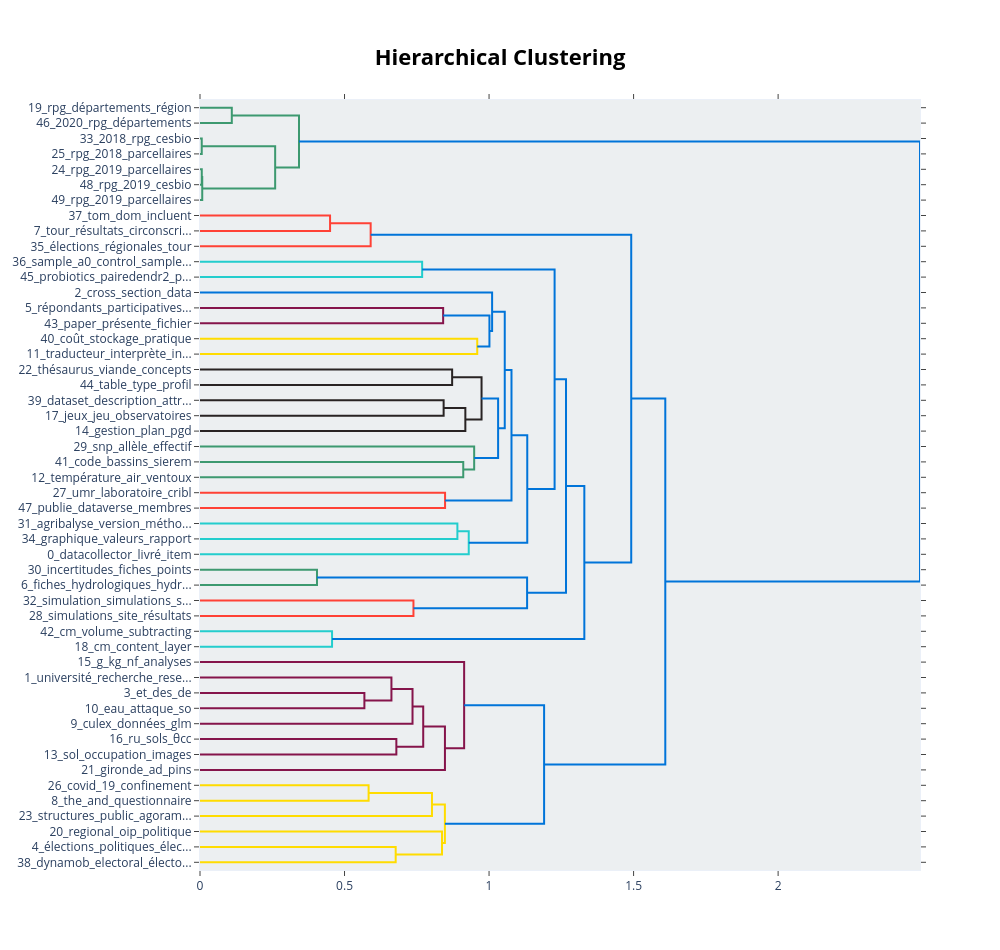

The cell this chart's notebook holds for it:
### Code cell
topic_model.visualize_hierarchy(top_n_topics=50)

### Figure 1 — Plotly figure (JSON) as saved in the notebook; plotly's stock layout.template omitted (floating-point values rounded to 4 significant figures)
{"data": [{"hoverinfo": "text", "marker": {"color": "rgb(61,153,112)"}, "mode": "lines", "type": "scatter", "x": [0, 0.11, 0.11, 0], "xaxis": "x", "y": [-5, -5, -15, -15], "yaxis": "y"}, {"hoverinfo": "text", "marker": {"color": "rgb(61,153,112)"}, "mode": "lines", "type": "scatter", "x": [0, 0.006013, 0.006013, 0], "xaxis": "x", "y": [-25, -25, -35, -35], "yaxis": "y"}, {"hoverinfo": "text", "marker": {"color": "rgb(61,153,112)"}, "mode": "lines", "type": "scatter", "x": [0, 0.006169, 0.006169, 0], "xaxis": "x", "y": [-45, -45, -55, -55], "yaxis": "y"}, {"hoverinfo": "text", "marker": {"color": "rgb(61,153,112)"}, "mode": "lines", "type": "scatter", "x": [0.006169, 0.007735, 0.007735, 0], "xaxis": "x", "y": [-50, -50, -65, -65], "yaxis": "y"}, {"hoverinfo": "text", "marker": {"color": "rgb(61,153,112)"}, "mode": "lines", "type": "scatter", "x": [0.006013, 0.26, 0.26, 0.007735], "xaxis": "x", "y": [-30, -30, -57.5, -57.5], "yaxis": "y"}, {"hoverinfo": "text", "marker": {"color": "rgb(61,153,112)"}, "mode": "lines", "type": "scatter", "x": [0.11, 0.3425, 0.3425, 0.26], "xaxis": "x", "y": [-10, -10, -43.75, -43.75], "yaxis": "y"}, {"hoverinfo": "text", "marker": {"color": "rgb(255,65,54)"}, "mode": "lines", "type": "scatter", "x": [0, 0.4499, 0.4499, 0], "xaxis": "x", "y": [-75, -75, -85, -85], "yaxis": "y"}, {"hoverinfo": "text", "marker": {"color": "rgb(255,65,54)"}, "mode": "lines", "type": "scatter", "x": [0.4499, 0.5904, 0.5904, 0], "xaxis": "x", "y": [-80, -80, -95, -95], "yaxis": "y"}, {"hoverinfo": "text", "marker": {"color": "rgb(35,205,205)"}, "mode": "lines", "type": "scatter", "x": [0, 0.7685, 0.7685, 0], "xaxis": "x", "y": [-105, -105, -115, -115], "yaxis": "y"}, {"hoverinfo": "text", "marker": {"color": "rgb(133,20,75)"}, "mode": "lines", "type": "scatter", "x": [0, 0.8412, 0.8412, 0], "xaxis": "x", "y": [-135, -135, -145, -145], "yaxis": "y"}, {"hoverinfo": "text", "marker": {"color": "rgb(255,220,0)"}, "mode": "lines", "type": "scatter", "x": [0, 0.9591, 0.9591, 0], "xaxis": "x", "y": [-155, -155, -165, -165], "yaxis": "y"}, {"hoverinfo": "text", "marker": {"color": "rgb(0,116,217)"}, "mode": "lines", "type": "scatter", "x": [0.8412, 1.001, 1.001, 0.9591], "xaxis": "x", "y": [-140, -140, -160, -160], "yaxis": "y"}, {"hoverinfo": "text", "marker": {"color": "rgb(0,116,217)"}, "mode": "lines", "type": "scatter", "x": [0, 1.011, 1.011, 1.001], "xaxis": "x", "y": [-125, -125, -150, -150], "yaxis": "y"}, {"hoverinfo": "text", "marker": {"color": "rgb(40,35,35)"}, "mode": "lines", "type": "scatter", "x": [0, 0.8723, 0.8723, 0], "xaxis": "x", "y": [-175, -175, -185, -185], "yaxis": "y"}, {"hoverinfo": "text", "marker": {"color": "rgb(40,35,35)"}, "mode": "lines", "type": "scatter", "x": [0, 0.8428, 0.8428, 0], "xaxis": "x", "y": [-195, -195, -205, -205], "yaxis": "y"}, {"hoverinfo": "text", "marker": {"color": "rgb(40,35,35)"}, "mode": "lines", "type": "scatter", "x": [0.8428, 0.918, 0.918, 0], "xaxis": "x", "y": [-200, -200, -215, -215], "yaxis": "y"}, {"hoverinfo": "text", "marker": {"color": "rgb(40,35,35)"}, "mode": "lines", "type": "scatter", "x": [0.8723, 0.974, 0.974, 0.918], "xaxis": "x", "y": [-180, -180, -207.5, -207.5], "yaxis": "y"}, {"hoverinfo": "text", "marker": {"color": "rgb(61,153,112)"}, "mode": "lines", "type": "scatter", "x": [0, 0.9107, 0.9107, 0], "xaxis": "x", "y": [-235, -235, -245, -245], "yaxis": "y"}, {"hoverinfo": "text", "marker": {"color": "rgb(61,153,112)"}, "mode": "lines", "type": "scatter", "x": [0, 0.9485, 0.9485, 0.9107], "xaxis": "x", "y": [-225, -225, -240, -240], "yaxis": "y"}, {"hoverinfo": "text", "marker": {"color": "rgb(0,116,217)"}, "mode": "lines", "type": "scatter", "x": [0.974, 1.031, 1.031, 0.9485], "xaxis": "x", "y": [-193.8, -193.8, -232.5, -232.5], "yaxis": "y"}, {"hoverinfo": "text", "marker": {"color": "rgb(0,116,217)"}, "mode": "lines", "type": "scatter", "x": [1.011, 1.054, 1.054, 1.031], "xaxis": "x", "y": [-137.5, -137.5, -213.1, -213.1], "yaxis": "y"}, {"hoverinfo": "text", "marker": {"color": "rgb(255,65,54)"}, "mode": "lines", "type": "scatter", "x": [0, 0.8478, 0.8478, 0], "xaxis": "x", "y": [-255, -255, -265, -265], "yaxis": "y"}, {"hoverinfo": "text", "marker": {"color": "rgb(0,116,217)"}, "mode": "lines", "type": "scatter", "x": [1.054, 1.078, 1.078, 0.8478], "xaxis": "x", "y": [-175.3, -175.3, -260, -260], "yaxis": "y"}, {"hoverinfo": "text", "marker": {"color": "rgb(35,205,205)"}, "mode": "lines", "type": "scatter", "x": [0, 0.8904, 0.8904, 0], "xaxis": "x", "y": [-275, -275, -285, -285], "yaxis": "y"}, {"hoverinfo": "text", "marker": {"color": "rgb(35,205,205)"}, "mode": "lines", "type": "scatter", "x": [0.8904, 0.9297, 0.9297, 0], "xaxis": "x", "y": [-280, -280, -295, -295], "yaxis": "y"}, {"hoverinfo": "text", "marker": {"color": "rgb(0,116,217)"}, "mode": "lines", "type": "scatter", "x": [1.078, 1.132, 1.132, 0.9297], "xaxis": "x", "y": [-217.7, -217.7, -287.5, -287.5], "yaxis": "y"}, {"hoverinfo": "text", "marker": {"color": "rgb(0,116,217)"}, "mode": "lines", "type": "scatter", "x": [0.7685, 1.227, 1.227, 1.132], "xaxis": "x", "y": [-110, -110, -252.6, -252.6], "yaxis": "y"}, {"hoverinfo": "text", "marker": {"color": "rgb(61,153,112)"}, "mode": "lines", "type": "scatter", "x": [0, 0.4047, 0.4047, 0], "xaxis": "x", "y": [-305, -305, -315, -315], "yaxis": "y"}, {"hoverinfo": "text", "marker": {"color": "rgb(255,65,54)"}, "mode": "lines", "type": "scatter", "x": [0, 0.7384, 0.7384, 0], "xaxis": "x", "y": [-325, -325, -335, -335], "yaxis": "y"}, {"hoverinfo": "text", "marker": {"color": "rgb(0,116,217)"}, "mode": "lines", "type": "scatter", "x": [0.4047, 1.132, 1.132, 0.7384], "xaxis": "x", "y": [-310, -310, -330, -330], "yaxis": "y"}, {"hoverinfo": "text", "marker": {"color": "rgb(0,116,217)"}, "mode": "lines", "type": "scatter", "x": [1.227, 1.266, 1.266, 1.132], "xaxis": "x", "y": [-181.3, -181.3, -320, -320], "yaxis": "y"}, {"hoverinfo": "text", "marker": {"color": "rgb(35,205,205)"}, "mode": "lines", "type": "scatter", "x": [0, 0.4568, 0.4568, 0], "xaxis": "x", "y": [-345, -345, -355, -355], "yaxis": "y"}, {"hoverinfo": "text", "marker": {"color": "rgb(0,116,217)"}, "mode": "lines", "type": "scatter", "x": [1.266, 1.33, 1.33, 0.4568], "xaxis": "x", "y": [-250.6, -250.6, -350, -350], "yaxis": "y"}, {"hoverinfo": "text", "marker": {"color": "rgb(0,116,217)"}, "mode": "lines", "type": "scatter", "x": [0.5904, 1.492, 1.492, 1.33], "xaxis": "x", "y": [-87.5, -87.5, -300.3, -300.3], "yaxis": "y"}, {"hoverinfo": "text", "marker": {"color": "rgb(133,20,75)"}, "mode": "lines", "type": "scatter", "x": [0, 0.5687, 0.5687, 0], "xaxis": "x", "y": [-385, -385, -395, -395], "yaxis": "y"}, {"hoverinfo": "text", "marker": {"color": "rgb(133,20,75)"}, "mode": "lines", "type": "scatter", "x": [0, 0.6622, 0.6622, 0.5687], "xaxis": "x", "y": [-375, -375, -390, -390], "yaxis": "y"}, {"hoverinfo": "text", "marker": {"color": "rgb(133,20,75)"}, "mode": "lines", "type": "scatter", "x": [0.6622, 0.7352, 0.7352, 0], "xaxis": "x", "y": [-382.5, -382.5, -405, -405], "yaxis": "y"}, {"hoverinfo": "text", "marker": {"color": "rgb(133,20,75)"}, "mode": "lines", "type": "scatter", "x": [0, 0.6793, 0.6793, 0], "xaxis": "x", "y": [-415, -415, -425, -425], "yaxis": "y"}, {"hoverinfo": "text", "marker": {"color": "rgb(133,20,75)"}, "mode": "lines", "type": "scatter", "x": [0.7352, 0.7722, 0.7722, 0.6793], "xaxis": "x", "y": [-393.8, -393.8, -420, -420], "yaxis": "y"}, {"hoverinfo": "text", "marker": {"color": "rgb(133,20,75)"}, "mode": "lines", "type": "scatter", "x": [0.7722, 0.8473, 0.8473, 0], "xaxis": "x", "y": [-406.9, -406.9, -435, -435], "yaxis": "y"}, {"hoverinfo": "text", "marker": {"color": "rgb(133,20,75)"}, "mode": "lines", "type": "scatter", "x": [0, 0.9138, 0.9138, 0.8473], "xaxis": "x", "y": [-365, -365, -420.9, -420.9], "yaxis": "y"}, {"hoverinfo": "text", "marker": {"color": "rgb(255,220,0)"}, "mode": "lines", "type": "scatter", "x": [0, 0.5833, 0.5833, 0], "xaxis": "x", "y": [-445, -445, -455, -455], "yaxis": "y"}, {"hoverinfo": "text", "marker": {"color": "rgb(255,220,0)"}, "mode": "lines", "type": "scatter", "x": [0.5833, 0.8025, 0.8025, 0], "xaxis": "x", "y": [-450, -450, -465, -465], "yaxis": "y"}, {"hoverinfo": "text", "marker": {"color": "rgb(255,220,0)"}, "mode": "lines", "type": "scatter", "x": [0, 0.6769, 0.6769, 0], "xaxis": "x", "y": [-485, -485, -495, -495], "yaxis": "y"}, {"hoverinfo": "text", "marker": {"color": "rgb(255,220,0)"}, "mode": "lines", "type": "scatter", "x": [0, 0.8372, 0.8372, 0.6769], "xaxis": "x", "y": [-475, -475, -490, -490], "yaxis": "y"}, {"hoverinfo": "text", "marker": {"color": "rgb(255,220,0)"}, "mode": "lines", "type": "scatter", "x": [0.8025, 0.8472, 0.8472, 0.8372], "xaxis": "x", "y": [-457.5, -457.5, -482.5, -482.5], "yaxis": "y"}, {"hoverinfo": "text", "marker": {"color": "rgb(0,116,217)"}, "mode": "lines", "type": "scatter", "x": [0.9138, 1.19, 1.19, 0.8472], "xaxis": "x", "y": [-393.0, -393.0, -470, -470], "yaxis": "y"}, {"hoverinfo": "text", "marker": {"color": "rgb(0,116,217)"}, "mode": "lines", "type": "scatter", "x": [1.492, 1.61, 1.61, 1.19], "xaxis": "x", "y": [-193.9, -193.9, -431.5, -431.5], "yaxis": "y"}, {"hoverinfo": "text", "marker": {"color": "rgb(0,116,217)"}, "mode": "lines", "type": "scatter", "x": [0.3425, 2.491, 2.491, 1.61], "xaxis": "x", "y": [-26.88, -26.88, -312.7, -312.7], "yaxis": "y"}], "layout": {"autosize": false, "height": 950, "hoverlabel": {"bgcolor": "white", "font": {"family": "Rockwell", "size": 16}}, "hovermode": "closest", "plot_bgcolor": "#ECEFF1", "showlegend": false, "title": {"font": {"color": "Black", "size": 22}, "text": "<b>Hierarchical Clustering</b>", "x": 0.5, "xanchor": "center", "yanchor": "top"}, "width": 1000, "xaxis": {"mirror": "allticks", "rangemode": "tozero", "showgrid": false, "showline": true, "showticklabels": true, "ticks": "outside", "type": "linear", "zeroline": false}, "yaxis": {"mirror": "allticks", "range": [-500, 0], "rangemode": "tozero", "showgrid": false, "showline": true, "showticklabels": true, "tickmode": "array", "ticks": "outside", "ticktext": ["19_rpg_départements_région", "46_2020_rpg_départements", "33_2018_rpg_cesbio", "25_rpg_2018_parcellaires", "24_rpg_2019_parcellaires", "48_rpg_2019_cesbio", "49_rpg_2019_parcellaires", "37_tom_dom_incluent", "7_tour_résultats_circonscri...", "35_élections_régionales_tour", "36_sample_a0_control_sample...", "45_probiotics_pairedendr2_p...", "2_cross_section_data", "5_répondants_participatives...", "43_paper_présente_fichier", "40_coût_stockage_pratique", "11_traducteur_interprète_in...", "22_thésaurus_viande_concepts", "44_table_type_profil", "39_dataset_description_attr...", "17_jeux_jeu_observatoires", "14_gestion_plan_pgd", "29_snp_allèle_effectif", "41_code_bassins_sierem", "12_température_air_ventoux", "27_umr_laboratoire_cribl", "47_publie_dataverse_membres", "31_agribalyse_version_métho...", "34_graphique_valeurs_rapport", "0_datacollector_livré_item", "30_incertitudes_fiches_points", "6_fiches_hydrologiques_hydr...", "32_simulation_simulations_s...", "28_simulations_site_résultats", "42_cm_volume_subtracting", "18_cm_content_layer", "15_g_kg_nf_analyses", "1_université_recherche_rese...", "3_et_des_de", "10_eau_attaque_so", "9_culex_données_glm", "16_ru_sols_θcc", "13_sol_occupation_images", "21_gironde_ad_pins", "26_covid_19_confinement", "8_the_and_questionnaire", "23_structures_public_agoram...", "20_regional_oip_politique", "4_élections_politiques_élec...", "38_dynamob_electoral_électo..."], "tickvals": [-5, -15, -25, -35, -45, -55, -65, -75, -85, -95, -105, -115, -125, -135, -145, -155, -165, -175, -185, -195, -205, -215, -225, -235, -245, -255, -265, -275, -285, -295, -305, -315, -325, -335, -345, -355, -365, -375, -385, -395, -405, -415, -425, -435, -445, -455, -465, -475, -485, -495], "type": "linear", "zeroline": false}}}
